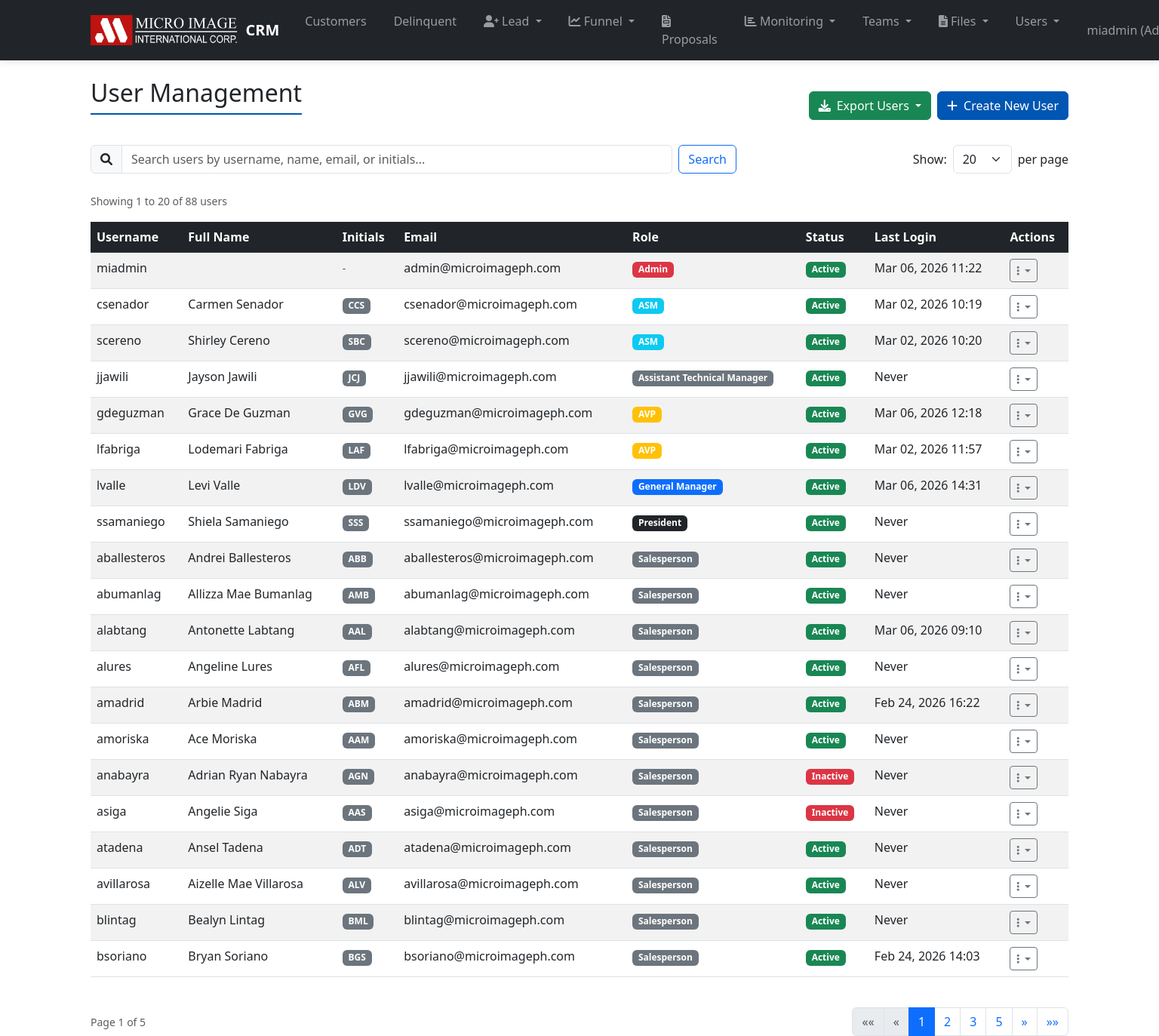
Before: /users/manage/ (signed in) with the older database file.
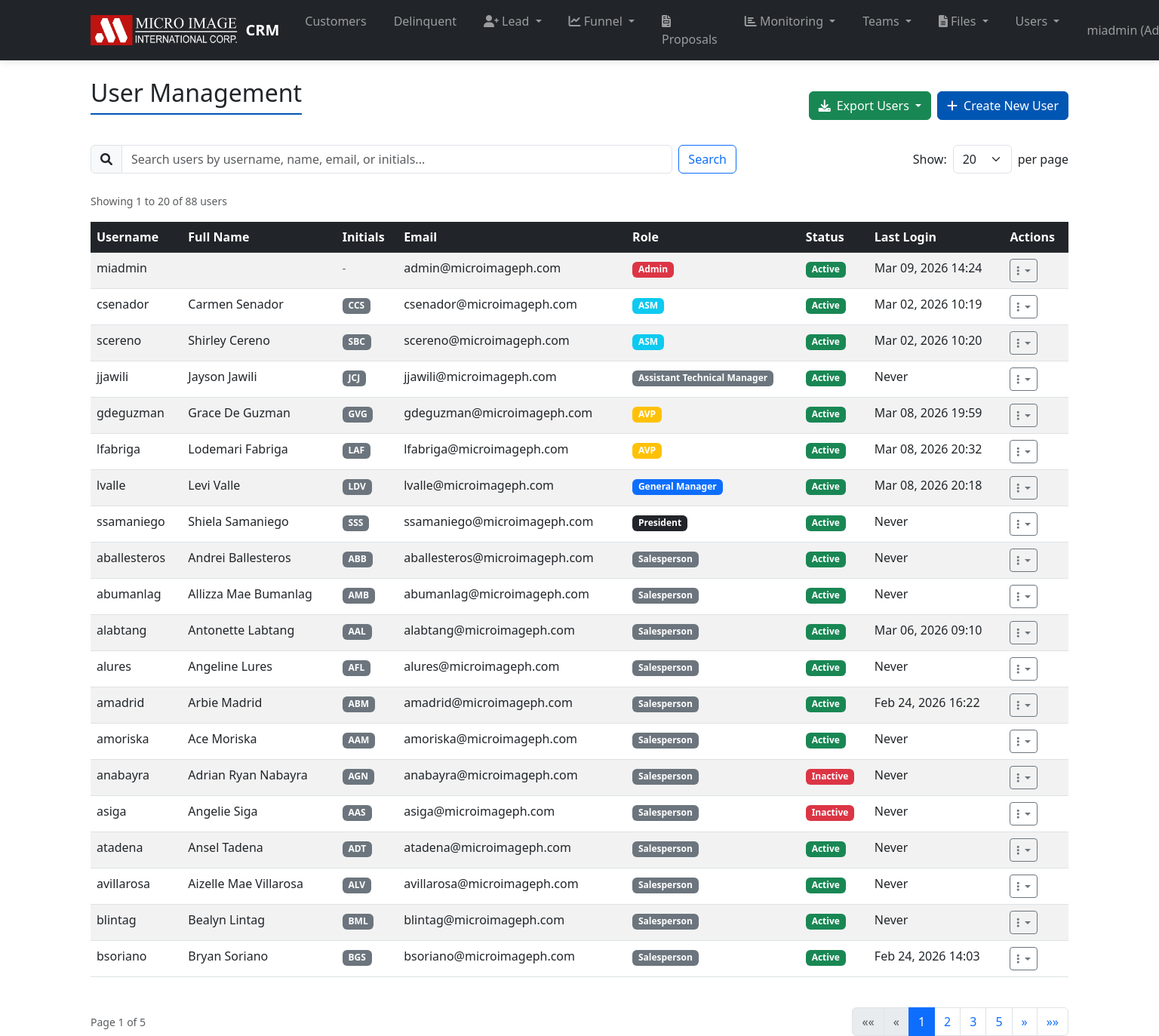
After: the same page with the newer database file.
### users/models.py (models this page shows)
class User(AbstractUser):
    ROLE_CHOICES = (
        ('admin', 'Admin'),
        ('avp', 'AVP'),
        ('supervisor', 'Supervisor'),
        ('salesperson', 'Salesperson'),
        ('vp', 'Vice President'),
        ('gm', 'General Manager'),
        ('president', 'President'),
        ('asm', 'ASM'),
        ('sm', 'Sales Manager'),
        ('teamlead', 'Teamlead'),
        ('techmgr', 'Technical Manager'),
        ('asst_techmgr', 'Assistant Technical Manager'),
    )
    role = models.CharField(max_length=20, choices=ROLE_CHOICES, default='salesperson')
    initials = models.CharField(max_length=3, blank=True, help_text='3-letter initials for the user (e.g., JDO for John Doe)')
    mobile_number = models.CharField(max_length=20, blank=True, null=True, help_text='Mobile number of the user')
    last_activity = models.DateTimeField(null=True, blank=True, help_text='Timestamp of last user activity')
    is_active = models.BooleanField(default=True, help_text='Designates whether this user should be treated as active. Unselect this instead of deleting accounts.')
    groups = models.ManyToManyField(
        AuthGroup,
        verbose_name='groups',
        blank=True,
        help_text=(
            'The groups this user belongs to. A user will get all permissions '
            'granted to each of their groups.'
        ),
        related_name="custom_user_set", # <--- FIX
        related_query_name="user",
    )
    user_permissions = models.ManyToManyField(
        Permission,
        verbose_name='user permissions',
        blank=True,
        help_text='Specific permissions for this user.',
        related_name="custom_user_set", # <--- FIX
        related_query_name="user",
    )

### users/views.py (the view, shortened to what this page needs)
# urls.py: path('manage/', views.user_management, name='user_management'),
@login_required
@user_passes_test(is_admin)
def user_management(request):
    search_query = request.GET.get('search', '')
    users_list = User.objects.all()
    users_list = users_list.order_by('role', 'username')
    page_size = request.GET.get('page_size', '20')  # Default to 20 users per page
    try:
        page_size = int(page_size)
        if page_size not in [10, 20, 50, 100]:
            page_size = 20
    except (ValueError, TypeError):
        page_size = 20
    paginator = Paginator(users_list, page_size)
    page = request.GET.get('page', 1)
    try:
        users = paginator.page(page)
    except PageNotAnInteger:
        users = paginator.page(1)
    except EmptyPage:
        users = paginator.page(paginator.num_pages)
    context = {
        'users': users,
        'search_query': search_query,
        'page_size': page_size,
        'total_users': paginator.count,
    }
    return render(request, 'users/user_management.html', context)

### users/views.py (called while the page is built)
def is_admin(user):
    return user.role in ['admin', 'vp']

### templates/users/user_management.html (shortened to what the changed rows need)
{% extends 'base.html' %}
{% block content %}
<div class="d-flex justify-content-between align-items-center mb-3">
    <h2>User Management</h2>
</div>
<div class="table-responsive">
    <table class="table table-striped">
        <thead class="table-dark">
            <tr>
                <th>Username</th>
                <th>Full Name</th>
                <th>Initials</th>
                <th>Email</th>
                <th>Role</th>
                <th>Status</th>
                <th>Last Login</th>
                <th>Actions</th>
            </tr>
        </thead>
        <tbody>
            {% for u in users %}
                <tr id="user-row-{{ u.id }}">
                    <td>{{ u.username }}</td>
                    <td>{{ u.first_name }} {{ u.last_name }}</td>
                    <td>
                        {% if u.initials %}
                            <span class="badge bg-secondary">{{ u.initials }}</span>
                        {% else %}
                            <small class="text-muted">-</small>
                        {% endif %}
                    </td>
                    <td>{{ u.email }}</td>
                    <td>
                        <span class="badge bg-{% if u.role == 'admin' %}danger{% elif u.role == 'president' %}dark{% elif u.role == 'gm' %}primary{% elif u.role == 'vp' %}success{% elif u.role == 'avp' %}warning{% elif u.role == 'asm' %}info{% elif u.role == 'supervisor' %}info{% elif u.role == 'teamlead' %}secondary{% else %}secondary{% endif %}">
                            {{ u.get_role_display }}
                        </span>
                    </td>
                    <td>
                        <span class="badge bg-{% if u.is_active %}success{% else %}danger{% endif %}" id="status-badge-{{ u.id }}">
                            {% if u.is_active %}Active{% else %}Inactive{% endif %}
                        </span>
                    </td>
                    <td>{{ u.last_login|date:"M d, Y H:i"|default:"Never" }}</td>
                    <td>
                        <div class="dropdown">
                            <button class="btn btn-sm btn-outline-secondary dropdown-toggle" type="button" data-bs-toggle="dropdown" title="Actions">
                                <i class="fas fa-ellipsis-v"></i>
                            </button>
                        </div>
                    </td>
                </tr>
            {% empty %}
                <tr>
                    <td colspan="8" class="text-center">No users found.</td>
                </tr>
            {% endfor %}
        </tbody>
    </table>
</div>
{% endblock %}

### templates/base.html (shortened to what the changed rows need)
{% load static %}
<!DOCTYPE html>
<html lang="en">
<head>
    <link href="https://cdn.jsdelivr.net/npm/bootstrap@5.3.0/dist/css/bootstrap.min.css" rel="stylesheet">
    <link rel="stylesheet" href="https://cdnjs.cloudflare.com/ajax/libs/font-awesome/6.0.0/css/all.min.css">
</head>
<body>
    <nav class="navbar navbar-expand-lg navbar-dark bg-dark">
        <div class="container">
            <div class="collapse navbar-collapse" id="navbarNav">
                <ul class="navbar-nav ms-auto">
                    {% if user.is_authenticated %}
                        <li class="nav-item dropdown">
                            <a class="nav-link dropdown-toggle" href="#" id="userDropdown" role="button" data-bs-toggle="dropdown" aria-expanded="false">
                                {{ user.username }} ({{ user.get_role_display }})
                            </a>
                        </li>
                    {% else %}
                        <li class="nav-item"><a class="nav-link" href="{% url 'login' %}">Login</a></li>
                    {% endif %}
                </ul>
            </div>
        </div>
    </nav>
    <div class="container mt-4">
        {% block content %}{% endblock %}
    </div>
</body>
</html>

Changed rows visible on the page:
changed User "miadmin": last_login "Mar 06, 2026 11:22" → "Mar 09, 2026 14:24"
changed User "gdeguzman": last_login "Mar 06, 2026 12:18" → "Mar 08, 2026 19:59"
changed User "lfabriga": last_login "Mar 02, 2026 11:57" → "Mar 08, 2026 20:32"
changed User "lvalle": last_login "Mar 06, 2026 14:31" → "Mar 08, 2026 20:18"
